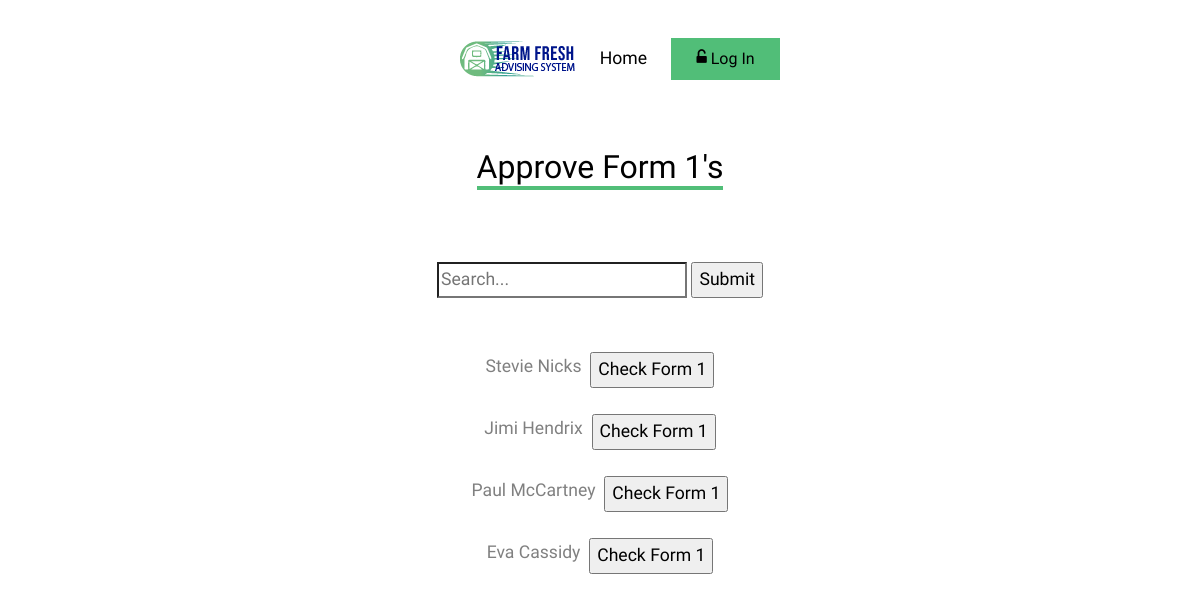
Before: /ADS/Webpages/form1approval.php with the older database file.
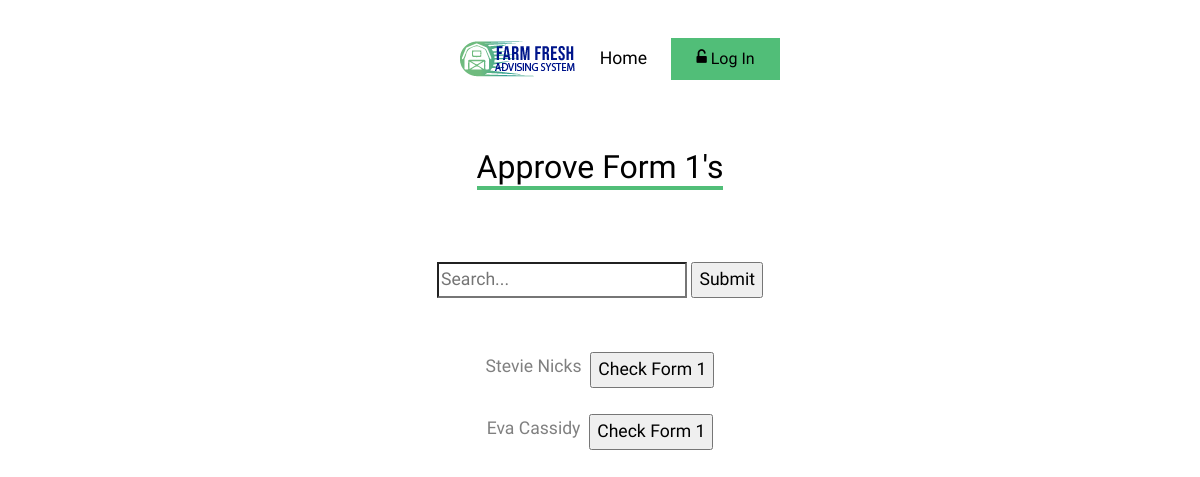
After: the same page with the newer database file.
### tables this page shows
create table student(
u_id int NOT NULL,
fname varchar(20) NOT NULL,
lname varchar(20) NOT NULL,
addr varchar(50) NOT NULL,
email varchar(30) NOT NULL,
major varchar(20) NOT NULL,
degree varchar(3),
gpa decimal(3,2),
gradapp int,
form1status int,
advisor int,
primary key (u_id),
foreign key (u_id) references users(id)
);

### ADS/Webpages/form1approval.php (the view, shortened to what this page needs)
<?php
	require_once('header.php');
	$dbc = mysqli_connect(DB_HOST, DB_USER, DB_PASSWORD, DB_NAME);
	$myuid = $_SESSION['user_id'];
?>
<div class="site-section">
    <div class="container">
		<div class="row mb-4 justify-content-center text-center">
          	<div class="col-lg-4 mb-4">
            	<h2 class="section-title-underline mb-4">
              		<span>Approve Form 1's</span>
            	</h2>
          	</div>
        </div>
	<div class="row mb-4 justify-content-center text-center">
	<form>
	<input type="search" name="search" placeholder="Search..."/>
	<input type="submit" />
	</form>
	</div>
<br>
<div>
<?php
	  if(isset($_GET['search'])) {
		if($_SESSION['acc_type'] == 4) {
            $searchstudents = mysqli_query($dbc, "select * from student where (fname like '%{$_GET['search']}%' or lname like '%{$_GET['search']}%') and form1status = 1 and advisor = '$myuid';");
        }
        else {
		    $searchstudents = mysqli_query($dbc, "select * from student where (fname like '%{$_GET['search']}%' or lname like '%{$_GET['search']}%') and form1status = 1;");
        }
		while ($searchstudent = mysqli_fetch_array($searchstudents)) {
			?>
		  <label><?php echo $searchstudent['fname']; echo ' '; echo $searchstudent['lname'] . ' '; ?></label>
		  <form action='checkform1.php'>
		  <input type="hidden" name="uid" value="<?php echo $searchstudent['u_id']?>" />
		  <input type="submit" class="button" name="decision" value="Check Form 1" />
		  </form>
		  <br>
		  <?php
		}
	  }
	else {
		if($_SESSION['acc_type'] == 4) {
			$students = mysqli_query($dbc, "select * from student where form1status = 1 and advisor = '$myuid';");
		}
		else {
			$students = mysqli_query($dbc, "select * from student where form1status = 1;");
		}
	while ($student = mysqli_fetch_array($students)) {
		?>
		<div class="row mb-4 justify-content-center text-center">
		<label><?php echo $student['fname']; echo ' '; echo $student['lname'] . ' &nbsp;'; ?></label>
		  <form action='checkform1.php'>
		  <input type="submit" class="button" name="decision" value="Check Form 1" />
		  </form>
		  <br>
		</div>
		<?php
	}
?>
<br>
<?php
 }
?>
</div>

Changed rows visible on the page:
no longer on this page (row edited): student: fname "Jimi", lname "Hendrix"
removed student: fname "Paul", lname "McCartney"
